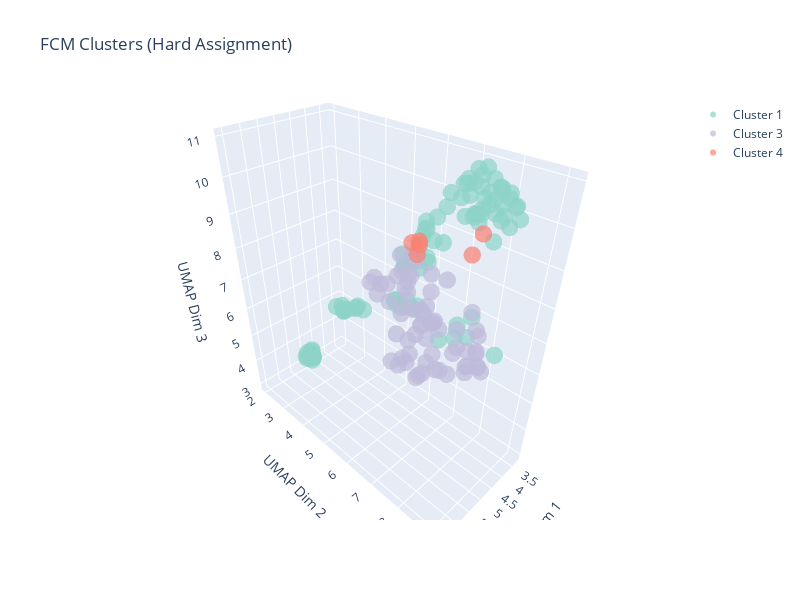
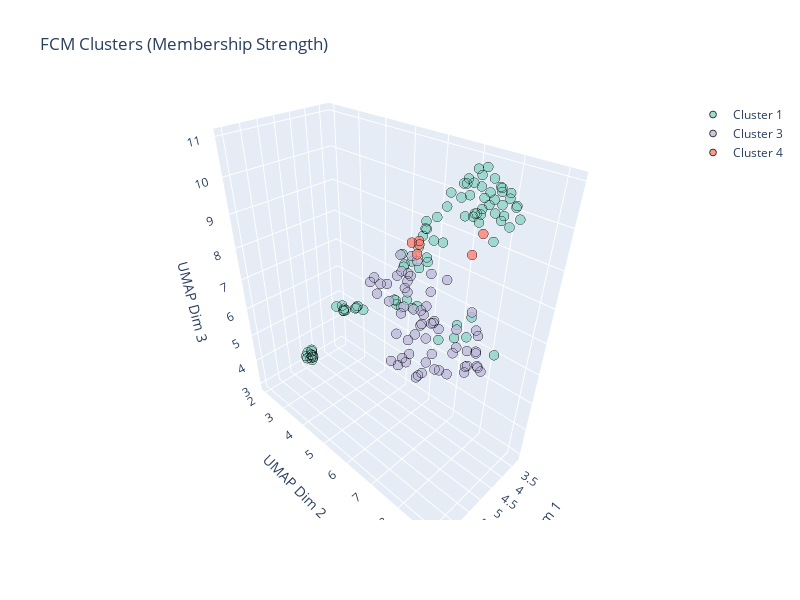

These figures' notebook cell, in order:
### Code cell
def perform_fcm_clustering_with_umap(X, n_clusters=4, random_state=42, m=2.0):
    """
    Perform Fuzzy C-Means clustering and visualize with UMAP 3D reduction.
    
    Parameters:
    -----------
    X : pd.DataFrame or np.array
        Feature matrix
    n_clusters : int
        Number of clusters for FCM
    random_state : int
        Random state for reproducibility
    m : float
        Fuzziness parameter (higher = more fuzzy)
        
    Returns:
    --------
    dict : Dictionary containing FCM results and UMAP coordinates
    """
    print(f"🔮 Performing Fuzzy C-Means clustering (k={n_clusters}) with UMAP 3D visualization...")
    
    # Prepare data - ensure numerical and no missing values
    X_clean = X.select_dtypes(include=[np.number]).fillna(X.select_dtypes(include=[np.number]).median())
    
    # Standardize features
    scaler = StandardScaler()
    X_scaled = scaler.fit_transform(X_clean)
    
    # Perform UMAP dimensionality reduction to 3D (for visualization)
    print("   📊 Applying UMAP dimensionality reduction to 3D...")
    umap_3d = umap.UMAP(n_components=3, random_state=random_state, n_neighbors=15, min_dist=0.1)
    X_umap_3d = umap_3d.fit_transform(X_scaled)
    
    # Perform Fuzzy C-Means clustering on original scaled data
    print("   🎯 Running Fuzzy C-Means clustering...")
    # Note: cmeans expects data in shape (n_features, n_samples)
    X_scaled_T = X_scaled.T
    
    # Run FCM
    cntr, u, u0, d, jm, p, fpc = fuzz.cluster.cmeans(
        X_scaled_T, 
        n_clusters, 
        m, 
        error=0.005, 
        maxiter=1000, 
        init=None,
        seed=random_state
    )
    
    # Get hard cluster assignments (highest membership)
    cluster_labels = np.argmax(u, axis=0)
    
    # Create 3D visualization with membership probabilities
    print("   🎨 Creating 3D visualization with membership probabilities...")
    
    # Create color palette for clusters
    colors = px.colors.qualitative.Set3[:n_clusters]
    
    # Create multiple figures for different visualizations
    
    # Figure 1: Hard cluster assignments
    fig1 = go.Figure()
    
    for i in range(n_clusters):
        cluster_mask = cluster_labels == i
        fig1.add_trace(go.Scatter3d(
            x=X_umap_3d[cluster_mask, 0],
            y=X_umap_3d[cluster_mask, 1],
            z=X_umap_3d[cluster_mask, 2],
            mode='markers',
            marker=dict(
                size=6,
                color=colors[i],
                opacity=0.7
            ),
            name=f'Cluster {i+1}',
            text=[f'Cluster {i+1}<br>Point {j}<br>Max Membership: {u[i,j]:.3f}' 
                  for j in np.where(cluster_mask)[0]],
            hovertemplate='<b>%{text}</b><br>' +
                         'UMAP X: %{x:.2f}<br>' +
                         'UMAP Y: %{y:.2f}<br>' +
                         'UMAP Z: %{z:.2f}<extra></extra>'
        ))
    
    fig1.update_layout(
        title='FCM Clusters (Hard Assignment)',
        scene=dict(
            xaxis_title='UMAP Dim 1',
            yaxis_title='UMAP Dim 2',
            zaxis_title='UMAP Dim 3'
        ),
        width=800,
        height=600
    )
    fig1.show()
    
    # Figure 2: Membership strength visualization with individual points
    fig2 = go.Figure()
    max_memberships = np.max(u, axis=0)
    
    for i in range(n_clusters):
        cluster_mask = cluster_labels == i
        cluster_indices = np.where(cluster_mask)[0]
        
        # Create arrays for this cluster's points
        x_coords = X_umap_3d[cluster_mask, 0]
        y_coords = X_umap_3d[cluster_mask, 1]
        z_coords = X_umap_3d[cluster_mask, 2]
        cluster_memberships = max_memberships[cluster_mask]
        
        # Add trace for this cluster
        fig2.add_trace(go.Scatter3d(
            x=x_coords,
            y=y_coords,
            z=z_coords,
            mode='markers',
            marker=dict(
                size=cluster_memberships * 15 + 3,  # Scale size by membership
                color=colors[i],
                opacity=0.8,  # Fixed opacity
                line=dict(width=1, color='black')
            ),
            name=f'Cluster {i+1}',
            text=[f'Cluster {i+1}<br>Point {idx}<br>Membership: {max_memberships[idx]:.3f}' 
                  for idx in cluster_indices],
            hovertemplate='<b>%{text}</b><br>' +
                         'UMAP X: %{x:.2f}<br>' +
                         'UMAP Y: %{y:.2f}<br>' +
                         'UMAP Z: %{z:.2f}<extra></extra>'
        ))
    
    fig2.update_layout(
        title='FCM Clusters (Membership Strength)',
        scene=dict(
            xaxis_title='UMAP Dim 1',
            yaxis_title='UMAP Dim 2',
            zaxis_title='UMAP Dim 3'
        ),
        width=800,
        height=600
    )
    fig2.show()
    
    # Create membership probability plots using matplotlib
    print("   📊 Creating membership probability analysis...")
    
    fig, axes = plt.subplots(2, 2, figsize=(15, 12))
    fig.suptitle('Fuzzy C-Means Membership Analysis', fontsize=16)
    
    # Plot 1: Membership probability distribution
    for i in range(n_clusters):
        axes[0, 0].hist(u[i, :], bins=20, alpha=0.7, label=f'Cluster {i+1}', 
                       color=colors[i], density=True)
    axes[0, 0].set_title('Membership Probability Distribution')
    axes[0, 0].set_xlabel('Membership Probability')
    axes[0, 0].set_ylabel('Density')
    axes[0, 0].legend()
    axes[0, 0].grid(True, alpha=0.3)
    
    # Plot 2: Max membership distribution
    axes[0, 1].hist(max_memberships, bins=20, alpha=0.7, color='steelblue', edgecolor='black')
    axes[0, 1].set_title('Maximum Membership Distribution')
    axes[0, 1].set_xlabel('Maximum Membership Probability')
    axes[0, 1].set_ylabel('Frequency')
    axes[0, 1].grid(True, alpha=0.3)
    
    # Plot 3: Distance to cluster centers (sample)
    sample_indices = np.random.choice(len(cluster_labels), min(100, len(cluster_labels)), replace=False)
    for i in range(n_clusters):
        axes[1, 0].scatter(sample_indices, d[i, sample_indices], 
                          alpha=0.7, label=f'Center {i+1}', color=colors[i])
    axes[1, 0].set_title('Distance to Cluster Centers (Sample)')
    axes[1, 0].set_xlabel('Sample Index')
    axes[1, 0].set_ylabel('Distance')
    axes[1, 0].legend()
    axes[1, 0].grid(True, alpha=0.3)
    
    # Plot 4: Cluster assignment confidence
    entropy = -np.sum(u * np.log(u + 1e-10), axis=0)
    axes[1, 1].hist(entropy, bins=20, alpha=0.7, color='orange', edgecolor='black')
    axes[1, 1].set_title('Prediction Entropy (Uncertainty)')
    axes[1, 1].set_xlabel('Entropy')
    axes[1, 1].set_ylabel('Frequency')
    axes[1, 1].grid(True, alpha=0.3)
    
    plt.tight_layout()
    plt.show()
    
    # Create membership probability heatmap
    print("   🔥 Creating membership probability heatmap...")
    
    # Select a sample of points for visualization
    sample_size = min(50, len(cluster_labels))
    sample_indices = np.random.choice(len(cluster_labels), sample_size, replace=False)
    
    plt.figure(figsize=(12, 8))
    
    # Create heatmap of membership probabilities
    membership_sample = u[:, sample_indices]
    sns.heatmap(
        membership_sample, 
        annot=True, 
        fmt='.2f', 
        cmap='viridis',
        xticklabels=[f'Point {i}' for i in sample_indices],
        yticklabels=[f'Cluster {i+1}' for i in range(n_clusters)],
        cbar_kws={'label': 'Membership Probability'}
    )
    plt.title(f'FCM Membership Probabilities (Sample of {sample_size} points)')
    plt.xlabel('Data Points')
    plt.ylabel('Clusters')
    plt.tight_layout()
    plt.show()
    
    # Calculate FCM statistics
    fcm_stats = {
        'fpc': fpc,  # Fuzzy Partition Coefficient
        'n_clusters': n_clusters,
        'n_points': len(cluster_labels),
        'avg_max_membership': np.mean(np.max(u, axis=0)),
        'cluster_sizes': [np.sum(cluster_labels == i) for i in range(n_clusters)]
    }
    
    # Print FCM summary
    print(f"\n=== Fuzzy C-Means Clustering Results ===")
    print(f"Number of clusters: {n_clusters}")
    print(f"Total data points: {len(cluster_labels)}")
    print(f"Fuzzy Partition Coefficient (FPC): {fpc:.4f}")
    print(f"Average maximum membership: {fcm_stats['avg_max_membership']:.4f}")
    print(f"Objective function value: {jm[-1]:.4f}")
    
    for i, size in enumerate(fcm_stats['cluster_sizes']):
        percentage = size / len(cluster_labels) * 100
        print(f"Cluster {i+1}: {size} points ({percentage:.1f}%)")
    
    return {
        'cluster_labels': cluster_labels,
        'membership_matrix': u,
        'cluster_centers': cntr,
        'umap_coordinates': X_umap_3d,
        'umap_model': umap_3d,
        'scaler': scaler,
        'fcm_stats': fcm_stats,
        'distances': d,
        'X_scaled': X_scaled
    }

# Apply FCM clustering with UMAP
if 'X_ml' in locals():
    fcm_results = perform_fcm_clustering_with_umap(X_ml, n_clusters=4, m=2.0)
    print("✅ Fuzzy C-Means clustering with UMAP completed successfully!")

### Figure 1 — Plotly figure (JSON) as saved in the notebook; plotly's stock layout.template omitted (floating-point values rounded to 4 significant figures)
{"data": [{"hovertemplate": "<b>%{text}</b><br>UMAP X: %{x:.2f}<br>UMAP Y: %{y:.2f}<br>UMAP Z: %{z:.2f}<extra></extra>", "marker": {"color": "rgb(141,211,199)", "opacity": 0.7, "size": 6}, "mode": "markers", "name": "Cluster 1", "text": ["Cluster 1<br>Point 0<br>Max Membership: 0.250", "Cluster 1<br>Point 1<br>Max Membership: 0.250", "Cluster 1<br>Point 2<br>Max Membership: 0.250", "Cluster 1<br>Point 3<br>Max Membership: 0.250", "Cluster 1<br>Point 4<br>Max Membership: 0.250", "Cluster 1<br>Point 6<br>Max Membership: 0.250", "Cluster 1<br>Point 16<br>Max Membership: 0.250", "Cluster 1<br>Point 18<br>Max Membership: 0.250", "Cluster 1<br>Point 20<br>Max Membership: 0.250", "Cluster 1<br>Point 21<br>Max Membership: 0.250", "Cluster 1<br>Point 22<br>Max Membership: 0.251", "Cluster 1<br>Point 23<br>Max Membership: 0.250", "Cluster 1<br>Point 27<br>Max Membership: 0.250", "Cluster 1<br>Point 28<br>Max Membership: 0.250", "Cluster 1<br>Point 30<br>Max Membership: 0.250", "Cluster 1<br>Point 31<br>Max Membership: 0.250", "Cluster 1<br>Point 32<br>Max Membership: 0.250", "Cluster 1<br>Point 33<br>Max Membership: 0.250", "Cluster 1<br>Point 34<br>Max Membership: 0.250", "Cluster 1<br>Point 35<br>Max Membership: 0.250", "Cluster 1<br>Point 38<br>Max Membership: 0.250", "Cluster 1<br>Point 39<br>Max Membership: 0.251", "Cluster 1<br>Point 40<br>Max Membership: 0.250", "Cluster 1<br>Point 42<br>Max Membership: 0.250", "Cluster 1<br>Point 43<br>Max Membership: 0.251", "Cluster 1<br>Point 45<br>Max Membership: 0.250", "Cluster 1<br>Point 46<br>Max Membership: 0.250", "Cluster 1<br>Point 48<br>Max Membership: 0.250", "Cluster 1<br>Point 49<br>Max Membership: 0.250", "Cluster 1<br>Point 50<br>Max Membership: 0.251", "Cluster 1<br>Point 51<br>Max Membership: 0.250", "Cluster 1<br>Point 53<br>Max Membership: 0.250", "Cluster 1<br>Point 54<br>Max Membership: 0.250", "Cluster 1<br>Point 56<br>Max Membership: 0.250", "Cluster 1<br>Point 57<br>Max Membership: 0.251", "Cluster 1<br>Point 59<br>Max Membership: 0.250", "Cluster 1<br>Point 60<br>Max Membership: 0.250", "Cluster 1<br>Point 61<br>Max Membership: 0.250", "Cluster 1<br>Point 63<br>Max Membership: 0.250", "Cluster 1<br>Point 68<br>Max Membership: 0.250", "Cluster 1<br>Point 70<br>Max Membership: 0.251", "Cluster 1<br>Point 72<br>Max Membership: 0.250", "Cluster 1<br>Point 74<br>Max Membership: 0.251", "Cluster 1<br>Point 77<br>Max Membership: 0.250", "Cluster 1<br>Point 78<br>Max Membership: 0.250", "Cluster 1<br>Point 81<br>Max Membership: 0.250", "Cluster 1<br>Point 85<br>Max Membership: 0.250", "Cluster 1<br>Point 86<br>Max Membership: 0.250", "Cluster 1<br>Point 87<br>Max Membership: 0.250", "Cluster 1<br>Point 88<br>Max Membership: 0.250", "Cluster 1<br>Point 91<br>Max Membership: 0.250", "Cluster 1<br>Point 94<br>Max Membership: 0.250", "Cluster 1<br>Point 95<br>Max Membership: 0.250", "Cluster 1<br>Point 100<br>Max Membership: 0.251", "Cluster 1<br>Point 101<br>Max Membership: 0.250", "Cluster 1<br>Point 104<br>Max Membership: 0.250", "Cluster 1<br>Point 105<br>Max Membership: 0.250", "Cluster 1<br>Point 106<br>Max Membership: 0.250", "Cluster 1<br>Point 108<br>Max Membership: 0.250", "Cluster 1<br>Point 109<br>Max Membership: 0.250", "Cluster 1<br>Point 110<br>Max Membership: 0.251", "Cluster 1<br>Point 111<br>Max Membership: 0.250", "Cluster 1<br>Point 112<br>Max Membership: 0.250", "Cluster 1<br>Point 113<br>Max Membership: 0.250", "Cluster 1<br>Point 114<br>Max Membership: 0.250", "Cluster 1<br>Point 115<br>Max Membership: 0.250", "Cluster 1<br>Point 117<br>Max Membership: 0.250", "Cluster 1<br>Point 119<br>Max Membership: 0.250", "Cluster 1<br>Point 124<br>Max Membership: 0.250", "Cluster 1<br>Point 126<br>Max Membership: 0.250", "Cluster 1<br>Point 127<br>Max Membership: 0.251", "Cluster 1<br>Point 130<br>Max Membership: 0.250", "Cluster 1<br>Point 131<br>Max Membership: 0.250", "Cluster 1<br>Point 134<br>Max Membership: 0.250", "Cluster 1<br>Point 137<br>Max Membership: 0.250", "Cluster 1<br>Point 138<br>Max Membership: 0.250", "Cluster 1<br>Point 140<br>Max Membership: 0.250", "Cluster 1<br>Point 141<br>Max Membership: 0.250", "Cluster 1<br>Point 143<br>Max Membership: 0.251", "Cluster 1<br>Point 144<br>Max Membership: 0.250", "Cluster 1<br>Point 146<br>Max Membership: 0.250", "Cluster 1<br>Point 148<br>Max Membership: 0.251", "Cluster 1<br>Point 149<br>Max Membership: 0.251", "Cluster 1<br>Point 150<br>Max Membership: 0.250", "Cluster 1<br>Point 152<br>Max Membership: 0.250", "Cluster 1<br>Point 153<br>Max Membership: 0.250", "Cluster 1<br>Point 154<br>Max Membership: 0.250", "Cluster 1<br>Point 156<br>Max Membership: 0.250"], "type": "scatter3d", "x": [4.127, 3.823, 5.064, 3.87, 4.754, 3.657, 4.697, 4.806, 4.213, 4.381, 3.946, 3.951, 3.967, 3.991, 4.172, 4.922, 4.131, 4.202, 4.891, 4.308, 4.923, 3.864, 4.077, 3.805, 3.63, 5.119, 4.876, 3.773, 5.159, 3.536, 5.225, 3.88, 5.046, 4.558, 4.034, 3.461, 3.957, 4.732, 4.821, 4.009, 3.82, 4.184, 4.052, 3.566, 3.333, 4.771, 4.757, 4.701, 5.019, 4.849, 4.121, 4.585, 4.588, 3.931, 3.842, 3.856, 5.009, 4.958, 4.766, 4.184, 3.95, 3.567, 3.969, 4.82, 4.385, 5.678, 3.269, 5.695, 4.929, 5.032, 4.365, 4.773, 4.883, 3.915, 3.965, 4.672, 5.163, 4.767, 4.209, 3.832, 3.656, 4.173, 3.926, 3.859, 4.005, 3.453, 3.27, 4.148], "y": [7.749, 8.186, 7.602, 6.33, 3.873, 8.179, 2.004, 2.051, 5.685, 8.225, 7.511, 8.045, 5.943, 7.102, 6.163, 2.039, 7.775, 5.618, 2.287, 8.012, 4.011, 7.304, 5.832, 6.014, 7.866, 2.218, 6.045, 6.984, 9.145, 7.288, 6.548, 6.06, 6.749, 4.161, 8.229, 7.718, 7.849, 2.014, 2.195, 6.259, 7.344, 5.683, 7.662, 7.028, 7.742, 2.081, 3.958, 6.264, 2.123, 3.977, 6.384, 4.232, 4.291, 8.251, 6.363, 6.604, 8.39, 6.07, 2.045, 6.242, 7.218, 8.214, 8.029, 2.136, 4.306, 8.496, 8.065, 8.472, 6.125, 2.344, 8.371, 3.873, 3.7, 6.682, 6.167, 7.945, 8.419, 6.658, 7.367, 7.359, 7.465, 6.954, 7.603, 8.506, 7.257, 7.484, 7.488, 7.672], "z": [10.22, 10.61, 7.196, 8.872, 6.071, 9.786, 3.117, 3.275, 8.014, 10.36, 9.988, 10.71, 8.58, 10.24, 8.159, 3.426, 10.47, 8.356, 3.338, 10.71, 6.341, 10.59, 8.175, 9.257, 10.49, 3.484, 7.468, 10.47, 7.711, 10.41, 7.682, 9.105, 7.667, 6.133, 10.19, 10.5, 10.86, 3.343, 3.255, 8.432, 9.813, 8.071, 9.858, 10.15, 10.06, 3.477, 6.072, 7.5, 3.275, 6.086, 8.398, 6.211, 6.292, 10.54, 9.491, 8.913, 8.221, 7.541, 2.999, 9.08, 10.69, 10.22, 9.503, 3.312, 6.067, 8.427, 10.12, 8.092, 7.413, 3.419, 10.24, 6.021, 6.132, 9.878, 9.158, 10.36, 7.785, 7.545, 10.69, 10.91, 10.92, 10.37, 9.983, 10.14, 9.857, 10.02, 10.09, 10.93]}, {"hovertemplate": "<b>%{text}</b><br>UMAP X: %{x:.2f}<br>UMAP Y: %{y:.2f}<br>UMAP Z: %{z:.2f}<extra></extra>", "marker": {"color": "rgb(255,255,179)", "opacity": 0.7, "size": 6}, "mode": "markers", "name": "Cluster 2", "text": [], "type": "scatter3d", "x": [], "y": [], "z": []}, {"hovertemplate": "<b>%{text}</b><br>UMAP X: %{x:.2f}<br>UMAP Y: %{y:.2f}<br>UMAP Z: %{z:.2f}<extra></extra>", "marker": {"color": "rgb(190,186,218)", "opacity": 0.7, "size": 6}, "mode": "markers", "name": "Cluster 3", "text": ["Cluster 3<br>Point 5<br>Max Membership: 0.250", "Cluster 3<br>Point 7<br>Max Membership: 0.250", "Cluster 3<br>Point 8<br>Max Membership: 0.250", "Cluster 3<br>Point 9<br>Max Membership: 0.250", "Cluster 3<br>Point 10<br>Max Membership: 0.250", "Cluster 3<br>Point 11<br>Max Membership: 0.250", "Cluster 3<br>Point 12<br>Max Membership: 0.250", "Cluster 3<br>Point 13<br>Max Membership: 0.250", "Cluster 3<br>Point 14<br>Max Membership: 0.250", "Cluster 3<br>Point 15<br>Max Membership: 0.250", "Cluster 3<br>Point 17<br>Max Membership: 0.250", "Cluster 3<br>Point 19<br>Max Membership: 0.250", "Cluster 3<br>Point 24<br>Max Membership: 0.250", "Cluster 3<br>Point 25<br>Max Membership: 0.250", "Cluster 3<br>Point 26<br>Max Membership: 0.250", "Cluster 3<br>Point 36<br>Max Membership: 0.250", "Cluster 3<br>Point 37<br>Max Membership: 0.250", "Cluster 3<br>Point 41<br>Max Membership: 0.250", "Cluster 3<br>Point 44<br>Max Membership: 0.250", "Cluster 3<br>Point 47<br>Max Membership: 0.250", "Cluster 3<br>Point 52<br>Max Membership: 0.250", "Cluster 3<br>Point 55<br>Max Membership: 0.250", "Cluster 3<br>Point 58<br>Max Membership: 0.250", "Cluster 3<br>Point 62<br>Max Membership: 0.250", "Cluster 3<br>Point 64<br>Max Membership: 0.250", "Cluster 3<br>Point 65<br>Max Membership: 0.250", "Cluster 3<br>Point 66<br>Max Membership: 0.250", "Cluster 3<br>Point 71<br>Max Membership: 0.250", "Cluster 3<br>Point 73<br>Max Membership: 0.250", "Cluster 3<br>Point 75<br>Max Membership: 0.250", "Cluster 3<br>Point 76<br>Max Membership: 0.250", "Cluster 3<br>Point 79<br>Max Membership: 0.250", "Cluster 3<br>Point 80<br>Max Membership: 0.250", "Cluster 3<br>Point 83<br>Max Membership: 0.250", "Cluster 3<br>Point 84<br>Max Membership: 0.250", "Cluster 3<br>Point 89<br>Max Membership: 0.250", "Cluster 3<br>Point 90<br>Max Membership: 0.250", "Cluster 3<br>Point 92<br>Max Membership: 0.250", "Cluster 3<br>Point 93<br>Max Membership: 0.250", "Cluster 3<br>Point 96<br>Max Membership: 0.250", "Cluster 3<br>Point 98<br>Max Membership: 0.250", "Cluster 3<br>Point 99<br>Max Membership: 0.250", "Cluster 3<br>Point 102<br>Max Membership: 0.250", "Cluster 3<br>Point 103<br>Max Membership: 0.250", "Cluster 3<br>Point 107<br>Max Membership: 0.250", "Cluster 3<br>Point 116<br>Max Membership: 0.250", "Cluster 3<br>Point 118<br>Max Membership: 0.250", "Cluster 3<br>Point 120<br>Max Membership: 0.250", "Cluster 3<br>Point 121<br>Max Membership: 0.250", "Cluster 3<br>Point 123<br>Max Membership: 0.250", "Cluster 3<br>Point 125<br>Max Membership: 0.250", "Cluster 3<br>Point 128<br>Max Membership: 0.250", "Cluster 3<br>Point 129<br>Max Membership: 0.250", "Cluster 3<br>Point 132<br>Max Membership: 0.250", "Cluster 3<br>Point 133<br>Max Membership: 0.250", "Cluster 3<br>Point 135<br>Max Membership: 0.250", "Cluster 3<br>Point 136<br>Max Membership: 0.250", "Cluster 3<br>Point 139<br>Max Membership: 0.250", "Cluster 3<br>Point 142<br>Max Membership: 0.250", "Cluster 3<br>Point 145<br>Max Membership: 0.250", "Cluster 3<br>Point 147<br>Max Membership: 0.250", "Cluster 3<br>Point 151<br>Max Membership: 0.250", "Cluster 3<br>Point 155<br>Max Membership: 0.250"], "type": "scatter3d", "x": [5.833, 5.626, 5.555, 6.247, 6.326, 5.648, 6.518, 6.171, 6.444, 5.212, 5.518, 5.624, 6.125, 5.748, 4.452, 5.679, 6.005, 5.815, 4.858, 6.221, 6.003, 6.226, 6.427, 5.909, 5.454, 5.756, 5.952, 6.464, 6.2, 5.28, 4.871, 6.025, 5.078, 5.209, 5.521, 5.984, 5.879, 5.477, 5.332, 6.285, 6.106, 5.001, 6.507, 6.456, 5.681, 6.252, 6.6, 5.3, 5.042, 5.245, 5.99, 5.342, 5.776, 5.392, 5.278, 5.457, 5.423, 5.724, 5.548, 6.257, 5.839, 5.349, 5.847], "y": [7.338, 6.995, 8.064, 7.662, 6.963, 9.088, 6.856, 7.496, 7.728, 6.811, 8.991, 7.501, 7.708, 7.808, 5.782, 9.015, 7.493, 7.246, 6.956, 7.045, 7.421, 8.555, 8.268, 8.954, 8.883, 7.203, 6.853, 6.92, 6.733, 8.552, 7.134, 8.607, 8.088, 7.345, 8.356, 8.254, 8.982, 8.681, 7.25, 8.055, 7.625, 7.394, 7.672, 8.142, 8.815, 8.219, 7.555, 7.272, 7.169, 7.72, 7.232, 6.663, 6.926, 7.16, 7.585, 7.667, 8.861, 8.57, 9.111, 8.362, 6.973, 8.754, 7.511], "z": [7.473, 8.113, 9.252, 7.274, 9.017, 7.638, 9.097, 9.087, 7.553, 9.165, 7.537, 7.86, 8.647, 9.369, 8.496, 8.038, 9.296, 8.979, 7.483, 9.003, 9.32, 7.593, 7.461, 7.584, 7.775, 8.656, 8.349, 9.212, 8.608, 7.543, 8.228, 7.391, 7.764, 7.17, 7.51, 7.275, 7.764, 8.733, 7.992, 7.169, 7.402, 7.6, 7.36, 7.278, 7.512, 7.613, 7.464, 7.606, 7.92, 7.673, 9.286, 7.618, 7.394, 7.292, 7.79, 7.913, 8.205, 7.914, 7.479, 7.931, 9.005, 8.251, 9.578]}, {"hovertemplate": "<b>%{text}</b><br>UMAP X: %{x:.2f}<br>UMAP Y: %{y:.2f}<br>UMAP Z: %{z:.2f}<extra></extra>", "marker": {"color": "rgb(251,128,114)", "opacity": 0.7, "size": 6}, "mode": "markers", "name": "Cluster 4", "text": ["Cluster 4<br>Point 29<br>Max Membership: 0.250", "Cluster 4<br>Point 67<br>Max Membership: 0.250", "Cluster 4<br>Point 69<br>Max Membership: 0.250", "Cluster 4<br>Point 82<br>Max Membership: 0.250", "Cluster 4<br>Point 97<br>Max Membership: 0.250", "Cluster 4<br>Point 122<br>Max Membership: 0.250"], "type": "scatter3d", "x": [5.666, 4.773, 4.419, 5.475, 5.341, 4.937], "y": [7.345, 8.261, 6.343, 7.028, 7.107, 8.171], "z": [9.595, 10.06, 8.977, 9.671, 9.689, 9.619]}], "layout": {"height": 600, "scene": {"xaxis": {"title": {"text": "UMAP Dim 1"}}, "yaxis": {"title": {"text": "UMAP Dim 2"}}, "zaxis": {"title": {"text": "UMAP Dim 3"}}}, "title": {"text": "FCM Clusters (Hard Assignment)"}, "width": 800}}

### Figure 2 — Plotly figure (JSON) as saved in the notebook; plotly's stock layout.template omitted (floating-point values rounded to 4 significant figures)
{"data": [{"hovertemplate": "<b>%{text}</b><br>UMAP X: %{x:.2f}<br>UMAP Y: %{y:.2f}<br>UMAP Z: %{z:.2f}<extra></extra>", "marker": {"color": "rgb(141,211,199)", "line": {"color": "black", "width": 1}, "opacity": 0.8, "size": [6.755, 6.755, 6.752, 6.756, 6.75, 6.752, 6.751, 6.751, 6.756, 6.757, 6.758, 6.755, 6.754, 6.755, 6.754, 6.752, 6.756, 6.753, 6.753, 6.756, 6.752, 6.758, 6.755, 6.753, 6.758, 6.752, 6.755, 6.757, 6.752, 6.759, 6.752, 6.754, 6.751, 6.754, 6.759, 6.753, 6.757, 6.751, 6.753, 6.755, 6.759, 6.754, 6.759, 6.756, 6.752, 6.75, 6.751, 6.754, 6.751, 6.752, 6.752, 6.754, 6.754, 6.759, 6.753, 6.751, 6.752, 6.754, 6.751, 6.75, 6.76, 6.757, 6.756, 6.752, 6.753, 6.751, 6.753, 6.752, 6.754, 6.754, 6.758, 6.753, 6.751, 6.756, 6.751, 6.751, 6.751, 6.753, 6.758, 6.755, 6.755, 6.759, 6.758, 6.755, 6.757, 6.754, 6.751, 6.751]}, "mode": "markers", "name": "Cluster 1", "text": ["Cluster 1<br>Point 0<br>Membership: 0.250", "Cluster 1<br>Point 1<br>Membership: 0.250", "Cluster 1<br>Point 2<br>Membership: 0.250", "Cluster 1<br>Point 3<br>Membership: 0.250", "Cluster 1<br>Point 4<br>Membership: 0.250", "Cluster 1<br>Point 6<br>Membership: 0.250", "Cluster 1<br>Point 16<br>Membership: 0.250", "Cluster 1<br>Point 18<br>Membership: 0.250", "Cluster 1<br>Point 20<br>Membership: 0.250", "Cluster 1<br>Point 21<br>Membership: 0.250", "Cluster 1<br>Point 22<br>Membership: 0.251", "Cluster 1<br>Point 23<br>Membership: 0.250", "Cluster 1<br>Point 27<br>Membership: 0.250", "Cluster 1<br>Point 28<br>Membership: 0.250", "Cluster 1<br>Point 30<br>Membership: 0.250", "Cluster 1<br>Point 31<br>Membership: 0.250", "Cluster 1<br>Point 32<br>Membership: 0.250", "Cluster 1<br>Point 33<br>Membership: 0.250", "Cluster 1<br>Point 34<br>Membership: 0.250", "Cluster 1<br>Point 35<br>Membership: 0.250", "Cluster 1<br>Point 38<br>Membership: 0.250", "Cluster 1<br>Point 39<br>Membership: 0.251", "Cluster 1<br>Point 40<br>Membership: 0.250", "Cluster 1<br>Point 42<br>Membership: 0.250", "Cluster 1<br>Point 43<br>Membership: 0.251", "Cluster 1<br>Point 45<br>Membership: 0.250", "Cluster 1<br>Point 46<br>Membership: 0.250", "Cluster 1<br>Point 48<br>Membership: 0.250", "Cluster 1<br>Point 49<br>Membership: 0.250", "Cluster 1<br>Point 50<br>Membership: 0.251", "Cluster 1<br>Point 51<br>Membership: 0.250", "Cluster 1<br>Point 53<br>Membership: 0.250", "Cluster 1<br>Point 54<br>Membership: 0.250", "Cluster 1<br>Point 56<br>Membership: 0.250", "Cluster 1<br>Point 57<br>Membership: 0.251", "Cluster 1<br>Point 59<br>Membership: 0.250", "Cluster 1<br>Point 60<br>Membership: 0.250", "Cluster 1<br>Point 61<br>Membership: 0.250", "Cluster 1<br>Point 63<br>Membership: 0.250", "Cluster 1<br>Point 68<br>Membership: 0.250", "Cluster 1<br>Point 70<br>Membership: 0.251", "Cluster 1<br>Point 72<br>Membership: 0.250", "Cluster 1<br>Point 74<br>Membership: 0.251", "Cluster 1<br>Point 77<br>Membership: 0.250", "Cluster 1<br>Point 78<br>Membership: 0.250", "Cluster 1<br>Point 81<br>Membership: 0.250", "Cluster 1<br>Point 85<br>Membership: 0.250", "Cluster 1<br>Point 86<br>Membership: 0.250", "Cluster 1<br>Point 87<br>Membership: 0.250", "Cluster 1<br>Point 88<br>Membership: 0.250", "Cluster 1<br>Point 91<br>Membership: 0.250", "Cluster 1<br>Point 94<br>Membership: 0.250", "Cluster 1<br>Point 95<br>Membership: 0.250", "Cluster 1<br>Point 100<br>Membership: 0.251", "Cluster 1<br>Point 101<br>Membership: 0.250", "Cluster 1<br>Point 104<br>Membership: 0.250", "Cluster 1<br>Point 105<br>Membership: 0.250", "Cluster 1<br>Point 106<br>Membership: 0.250", "Cluster 1<br>Point 108<br>Membership: 0.250", "Cluster 1<br>Point 109<br>Membership: 0.250", "Cluster 1<br>Point 110<br>Membership: 0.251", "Cluster 1<br>Point 111<br>Membership: 0.250", "Cluster 1<br>Point 112<br>Membership: 0.250", "Cluster 1<br>Point 113<br>Membership: 0.250", "Cluster 1<br>Point 114<br>Membership: 0.250", "Cluster 1<br>Point 115<br>Membership: 0.250", "Cluster 1<br>Point 117<br>Membership: 0.250", "Cluster 1<br>Point 119<br>Membership: 0.250", "Cluster 1<br>Point 124<br>Membership: 0.250", "Cluster 1<br>Point 126<br>Membership: 0.250", "Cluster 1<br>Point 127<br>Membership: 0.251", "Cluster 1<br>Point 130<br>Membership: 0.250", "Cluster 1<br>Point 131<br>Membership: 0.250", "Cluster 1<br>Point 134<br>Membership: 0.250", "Cluster 1<br>Point 137<br>Membership: 0.250", "Cluster 1<br>Point 138<br>Membership: 0.250", "Cluster 1<br>Point 140<br>Membership: 0.250", "Cluster 1<br>Point 141<br>Membership: 0.250", "Cluster 1<br>Point 143<br>Membership: 0.251", "Cluster 1<br>Point 144<br>Membership: 0.250", "Cluster 1<br>Point 146<br>Membership: 0.250", "Cluster 1<br>Point 148<br>Membership: 0.251", "Cluster 1<br>Point 149<br>Membership: 0.251", "Cluster 1<br>Point 150<br>Membership: 0.250", "Cluster 1<br>Point 152<br>Membership: 0.250", "Cluster 1<br>Point 153<br>Membership: 0.250", "Cluster 1<br>Point 154<br>Membership: 0.250", "Cluster 1<br>Point 156<br>Membership: 0.250"], "type": "scatter3d", "x": [4.127, 3.823, 5.064, 3.87, 4.754, 3.657, 4.697, 4.806, 4.213, 4.381, 3.946, 3.951, 3.967, 3.991, 4.172, 4.922, 4.131, 4.202, 4.891, 4.308, 4.923, 3.864, 4.077, 3.805, 3.63, 5.119, 4.876, 3.773, 5.159, 3.536, 5.225, 3.88, 5.046, 4.558, 4.034, 3.461, 3.957, 4.732, 4.821, 4.009, 3.82, 4.184, 4.052, 3.566, 3.333, 4.771, 4.757, 4.701, 5.019, 4.849, 4.121, 4.585, 4.588, 3.931, 3.842, 3.856, 5.009, 4.958, 4.766, 4.184, 3.95, 3.567, 3.969, 4.82, 4.385, 5.678, 3.269, 5.695, 4.929, 5.032, 4.365, 4.773, 4.883, 3.915, 3.965, 4.672, 5.163, 4.767, 4.209, 3.832, 3.656, 4.173, 3.926, 3.859, 4.005, 3.453, 3.27, 4.148], "y": [7.749, 8.186, 7.602, 6.33, 3.873, 8.179, 2.004, 2.051, 5.685, 8.225, 7.511, 8.045, 5.943, 7.102, 6.163, 2.039, 7.775, 5.618, 2.287, 8.012, 4.011, 7.304, 5.832, 6.014, 7.866, 2.218, 6.045, 6.984, 9.145, 7.288, 6.548, 6.06, 6.749, 4.161, 8.229, 7.718, 7.849, 2.014, 2.195, 6.259, 7.344, 5.683, 7.662, 7.028, 7.742, 2.081, 3.958, 6.264, 2.123, 3.977, 6.384, 4.232, 4.291, 8.251, 6.363, 6.604, 8.39, 6.07, 2.045, 6.242, 7.218, 8.214, 8.029, 2.136, 4.306, 8.496, 8.065, 8.472, 6.125, 2.344, 8.371, 3.873, 3.7, 6.682, 6.167, 7.945, 8.419, 6.658, 7.367, 7.359, 7.465, 6.954, 7.603, 8.506, 7.257, 7.484, 7.488, 7.672], "z": [10.22, 10.61, 7.196, 8.872, 6.071, 9.786, 3.117, 3.275, 8.014, 10.36, 9.988, 10.71, 8.58, 10.24, 8.159, 3.426, 10.47, 8.356, 3.338, 10.71, 6.341, 10.59, 8.175, 9.257, 10.49, 3.484, 7.468, 10.47, 7.711, 10.41, 7.682, 9.105, 7.667, 6.133, 10.19, 10.5, 10.86, 3.343, 3.255, 8.432, 9.813, 8.071, 9.858, 10.15, 10.06, 3.477, 6.072, 7.5, 3.275, 6.086, 8.398, 6.211, 6.292, 10.54, 9.491, 8.913, 8.221, 7.541, 2.999, 9.08, 10.69, 10.22, 9.503, 3.312, 6.067, 8.427, 10.12, 8.092, 7.413, 3.419, 10.24, 6.021, 6.132, 9.878, 9.158, 10.36, 7.785, 7.545, 10.69, 10.91, 10.92, 10.37, 9.983, 10.14, 9.857, 10.02, 10.09, 10.93]}, {"hovertemplate": "<b>%{text}</b><br>UMAP X: %{x:.2f}<br>UMAP Y: %{y:.2f}<br>UMAP Z: %{z:.2f}<extra></extra>", "marker": {"color": "rgb(255,255,179)", "line": {"color": "black", "width": 1}, "opacity": 0.8, "size": []}, "mode": "markers", "name": "Cluster 2", "text": [], "type": "scatter3d", "x": [], "y": [], "z": []}, {"hovertemplate": "<b>%{text}</b><br>UMAP X: %{x:.2f}<br>UMAP Y: %{y:.2f}<br>UMAP Z: %{z:.2f}<extra></extra>", "marker": {"color": "rgb(190,186,218)", "line": {"color": "black", "width": 1}, "opacity": 0.8, "size": [6.752, 6.753, 6.751, 6.753, 6.752, 6.751, 6.752, 6.752, 6.754, 6.751, 6.751, 6.753, 6.753, 6.751, 6.751, 6.752, 6.752, 6.753, 6.751, 6.753, 6.751, 6.752, 6.753, 6.752, 6.752, 6.753, 6.753, 6.751, 6.751, 6.752, 6.752, 6.752, 6.751, 6.751, 6.751, 6.752, 6.752, 6.752, 6.752, 6.75, 6.753, 6.751, 6.752, 6.752, 6.752, 6.752, 6.751, 6.752, 6.752, 6.752, 6.751, 6.751, 6.751, 6.751, 6.753, 6.752, 6.751, 6.751, 6.751, 6.752, 6.751, 6.751, 6.752]}, "mode": "markers", "name": "Cluster 3", "text": ["Cluster 3<br>Point 5<br>Membership: 0.250", "Cluster 3<br>Point 7<br>Membership: 0.250", "Cluster 3<br>Point 8<br>Membership: 0.250", "Cluster 3<br>Point 9<br>Membership: 0.250", "Cluster 3<br>Point 10<br>Membership: 0.250", "Cluster 3<br>Point 11<br>Membership: 0.250", "Cluster 3<br>Point 12<br>Membership: 0.250", "Cluster 3<br>Point 13<br>Membership: 0.250", "Cluster 3<br>Point 14<br>Membership: 0.250", "Cluster 3<br>Point 15<br>Membership: 0.250", "Cluster 3<br>Point 17<br>Membership: 0.250", "Cluster 3<br>Point 19<br>Membership: 0.250", "Cluster 3<br>Point 24<br>Membership: 0.250", "Cluster 3<br>Point 25<br>Membership: 0.250", "Cluster 3<br>Point 26<br>Membership: 0.250", "Cluster 3<br>Point 36<br>Membership: 0.250", "Cluster 3<br>Point 37<br>Membership: 0.250", "Cluster 3<br>Point 41<br>Membership: 0.250", "Cluster 3<br>Point 44<br>Membership: 0.250", "Cluster 3<br>Point 47<br>Membership: 0.250", "Cluster 3<br>Point 52<br>Membership: 0.250", "Cluster 3<br>Point 55<br>Membership: 0.250", "Cluster 3<br>Point 58<br>Membership: 0.250", "Cluster 3<br>Point 62<br>Membership: 0.250", "Cluster 3<br>Point 64<br>Membership: 0.250", "Cluster 3<br>Point 65<br>Membership: 0.250", "Cluster 3<br>Point 66<br>Membership: 0.250", "Cluster 3<br>Point 71<br>Membership: 0.250", "Cluster 3<br>Point 73<br>Membership: 0.250", "Cluster 3<br>Point 75<br>Membership: 0.250", "Cluster 3<br>Point 76<br>Membership: 0.250", "Cluster 3<br>Point 79<br>Membership: 0.250", "Cluster 3<br>Point 80<br>Membership: 0.250", "Cluster 3<br>Point 83<br>Membership: 0.250", "Cluster 3<br>Point 84<br>Membership: 0.250", "Cluster 3<br>Point 89<br>Membership: 0.250", "Cluster 3<br>Point 90<br>Membership: 0.250", "Cluster 3<br>Point 92<br>Membership: 0.250", "Cluster 3<br>Point 93<br>Membership: 0.250", "Cluster 3<br>Point 96<br>Membership: 0.250", "Cluster 3<br>Point 98<br>Membership: 0.250", "Cluster 3<br>Point 99<br>Membership: 0.250", "Cluster 3<br>Point 102<br>Membership: 0.250", "Cluster 3<br>Point 103<br>Membership: 0.250", "Cluster 3<br>Point 107<br>Membership: 0.250", "Cluster 3<br>Point 116<br>Membership: 0.250", "Cluster 3<br>Point 118<br>Membership: 0.250", "Cluster 3<br>Point 120<br>Membership: 0.250", "Cluster 3<br>Point 121<br>Membership: 0.250", "Cluster 3<br>Point 123<br>Membership: 0.250", "Cluster 3<br>Point 125<br>Membership: 0.250", "Cluster 3<br>Point 128<br>Membership: 0.250", "Cluster 3<br>Point 129<br>Membership: 0.250", "Cluster 3<br>Point 132<br>Membership: 0.250", "Cluster 3<br>Point 133<br>Membership: 0.250", "Cluster 3<br>Point 135<br>Membership: 0.250", "Cluster 3<br>Point 136<br>Membership: 0.250", "Cluster 3<br>Point 139<br>Membership: 0.250", "Cluster 3<br>Point 142<br>Membership: 0.250", "Cluster 3<br>Point 145<br>Membership: 0.250", "Cluster 3<br>Point 147<br>Membership: 0.250", "Cluster 3<br>Point 151<br>Membership: 0.250", "Cluster 3<br>Point 155<br>Membership: 0.250"], "type": "scatter3d", "x": [5.833, 5.626, 5.555, 6.247, 6.326, 5.648, 6.518, 6.171, 6.444, 5.212, 5.518, 5.624, 6.125, 5.748, 4.452, 5.679, 6.005, 5.815, 4.858, 6.221, 6.003, 6.226, 6.427, 5.909, 5.454, 5.756, 5.952, 6.464, 6.2, 5.28, 4.871, 6.025, 5.078, 5.209, 5.521, 5.984, 5.879, 5.477, 5.332, 6.285, 6.106, 5.001, 6.507, 6.456, 5.681, 6.252, 6.6, 5.3, 5.042, 5.245, 5.99, 5.342, 5.776, 5.392, 5.278, 5.457, 5.423, 5.724, 5.548, 6.257, 5.839, 5.349, 5.847], "y": [7.338, 6.995, 8.064, 7.662, 6.963, 9.088, 6.856, 7.496, 7.728, 6.811, 8.991, 7.501, 7.708, 7.808, 5.782, 9.015, 7.493, 7.246, 6.956, 7.045, 7.421, 8.555, 8.268, 8.954, 8.883, 7.203, 6.853, 6.92, 6.733, 8.552, 7.134, 8.607, 8.088, 7.345, 8.356, 8.254, 8.982, 8.681, 7.25, 8.055, 7.625, 7.394, 7.672, 8.142, 8.815, 8.219, 7.555, 7.272, 7.169, 7.72, 7.232, 6.663, 6.926, 7.16, 7.585, 7.667, 8.861, 8.57, 9.111, 8.362, 6.973, 8.754, 7.511], "z": [7.473, 8.113, 9.252, 7.274, 9.017, 7.638, 9.097, 9.087, 7.553, 9.165, 7.537, 7.86, 8.647, 9.369, 8.496, 8.038, 9.296, 8.979, 7.483, 9.003, 9.32, 7.593, 7.461, 7.584, 7.775, 8.656, 8.349, 9.212, 8.608, 7.543, 8.228, 7.391, 7.764, 7.17, 7.51, 7.275, 7.764, 8.733, 7.992, 7.169, 7.402, 7.6, 7.36, 7.278, 7.512, 7.613, 7.464, 7.606, 7.92, 7.673, 9.286, 7.618, 7.394, 7.292, 7.79, 7.913, 8.205, 7.914, 7.479, 7.931, 9.005, 8.251, 9.578]}, {"hovertemplate": "<b>%{text}</b><br>UMAP X: %{x:.2f}<br>UMAP Y: %{y:.2f}<br>UMAP Z: %{z:.2f}<extra></extra>", "marker": {"color": "rgb(251,128,114)", "line": {"color": "black", "width": 1}, "opacity": 0.8, "size": [6.751, 6.751, 6.75, 6.751, 6.751, 6.75]}, "mode": "markers", "name": "Cluster 4", "text": ["Cluster 4<br>Point 29<br>Membership: 0.250", "Cluster 4<br>Point 67<br>Membership: 0.250", "Cluster 4<br>Point 69<br>Membership: 0.250", "Cluster 4<br>Point 82<br>Membership: 0.250", "Cluster 4<br>Point 97<br>Membership: 0.250", "Cluster 4<br>Point 122<br>Membership: 0.250"], "type": "scatter3d", "x": [5.666, 4.773, 4.419, 5.475, 5.341, 4.937], "y": [7.345, 8.261, 6.343, 7.028, 7.107, 8.171], "z": [9.595, 10.06, 8.977, 9.671, 9.689, 9.619]}], "layout": {"height": 600, "scene": {"xaxis": {"title": {"text": "UMAP Dim 1"}}, "yaxis": {"title": {"text": "UMAP Dim 2"}}, "zaxis": {"title": {"text": "UMAP Dim 3"}}}, "title": {"text": "FCM Clusters (Membership Strength)"}, "width": 800}}
